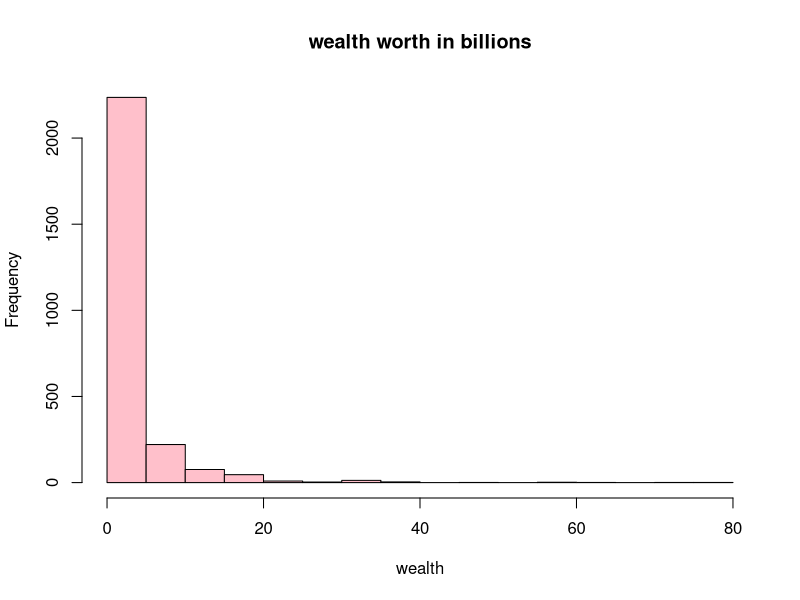
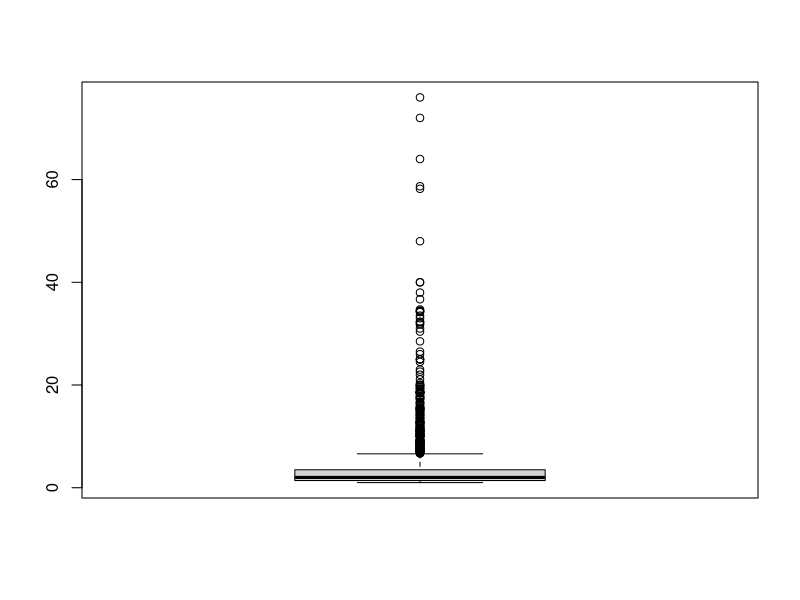
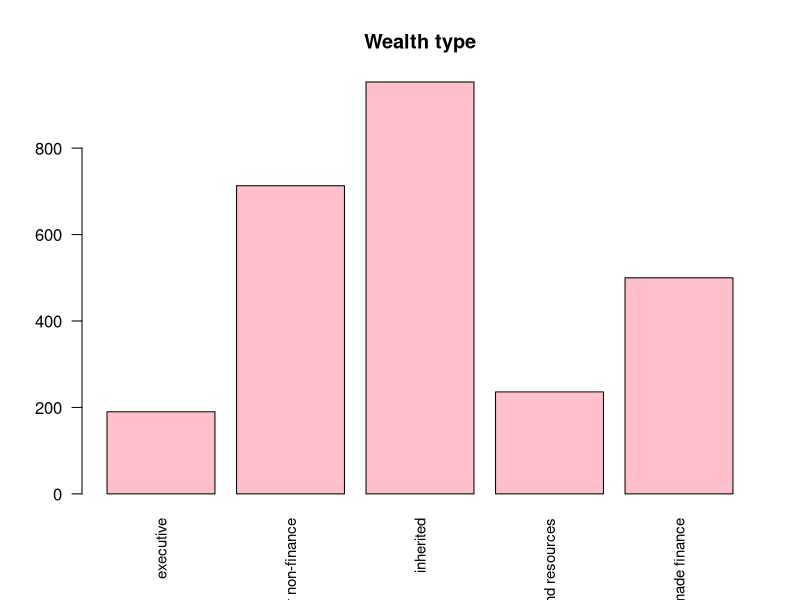
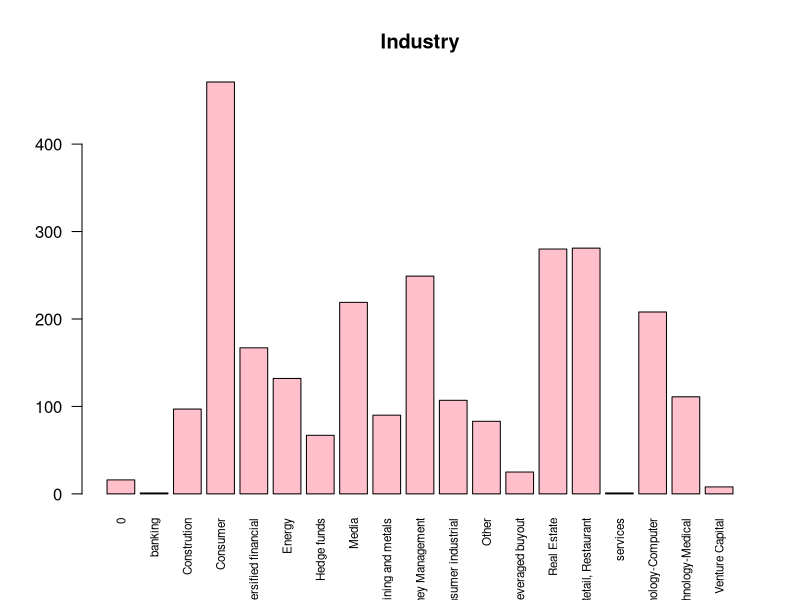
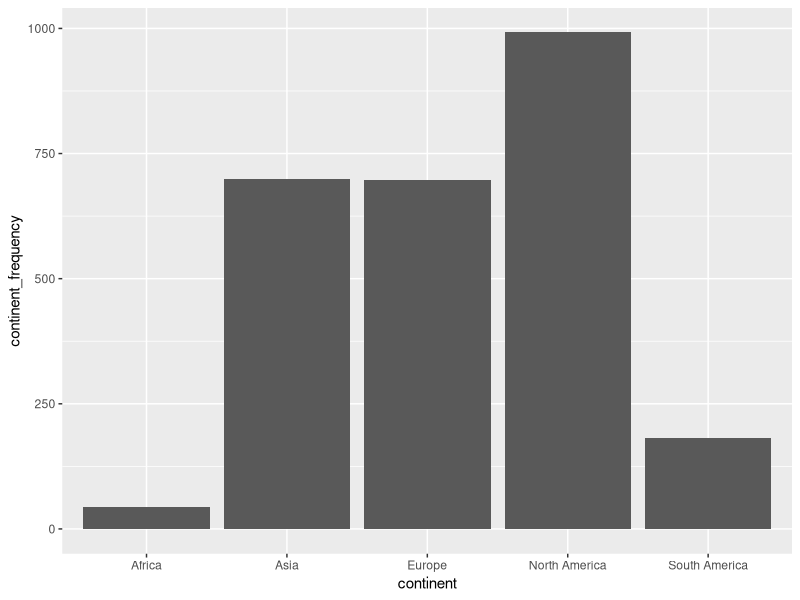
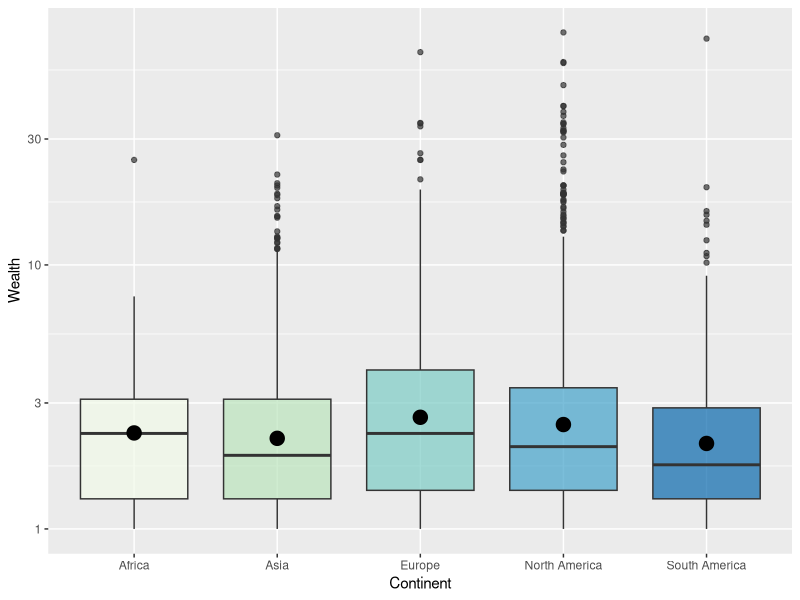
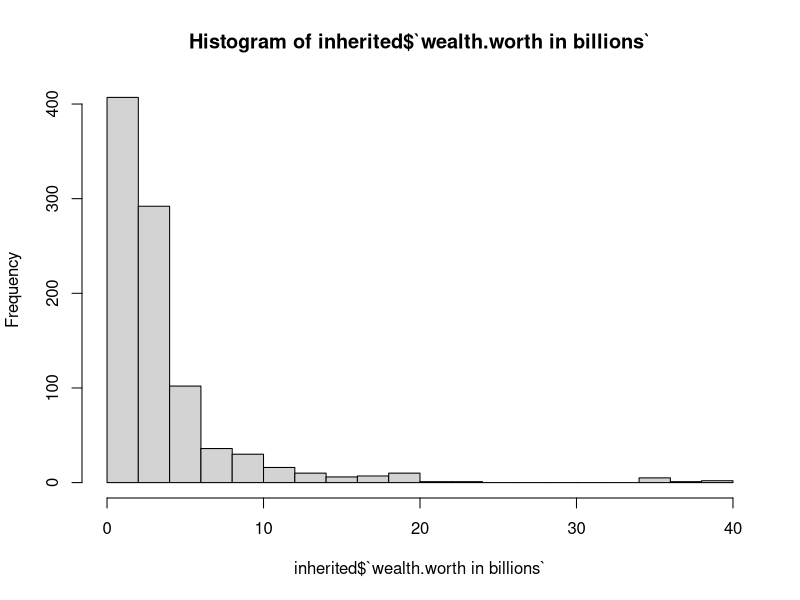
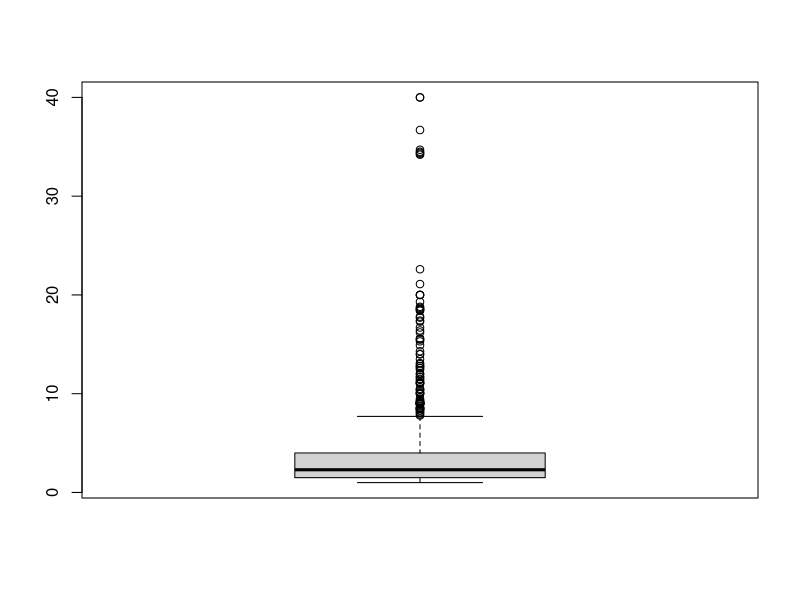

Recreate these plots in R, in order.
## ---- chunk 1
knitr::opts_chunk$set(echo = TRUE)
## ---- chunk 2
library("readxl")
library(tidyverse)
library(dplyr)
## ---- chunk 3
# Učitavanje podataka iz excel datoteke
# Promijeniti path u put do datoteke s podacima
bill_data <- read_excel("billionaires.xlsx")
## ---- chunk 4
dim(bill_data) # dimenzije: 2614 redaka i 22 stupaca
names(bill_data) # imena stupaca
view(bill_data)

# klase pojedinih stupaca
sapply(bill_data, class)

# klasa tablice
class(bill_data) 
# zaključak: bill_data podaci su dobro učitani
## ---- chunk 5
# Pomoćna funkcija za izbacivanje stršećih vrijednosti
remove_outliers <- function(data, data_column) {
  quartiles <- quantile(data_column, probs=c(.25, .75), na.rm = FALSE)
  IQR <- IQR(data_column)
  Lower <- quartiles[1] - 1.5*IQR
  Upper <- quartiles[2] + 1.5*IQR 
  
  return(subset(data, data_column >= Lower & data_column <= Upper))
}

cat('\n Dimenzija podataka: ', dim(bill_data))
## ---- chunk 6
for (col_name in names(bill_data)){
  if (sum(is.na(bill_data[,col_name])) > 0){
    cat('Ukupno nedostajućih vrijednosti za varijablu'
        ,col_name, ': ', sum(is.na(bill_data[,col_name])),'\n')
  }
}

## ---- chunk 7
summary(bill_data)


## ---- chunk 8
sapply(bill_data, class)
## ---- chunk 9

hist(bill_data$`wealth.worth in billions` ,main='wealth worth in billions', xlab='wealth', ylab='Frequency', col="pink")

boxplot(bill_data$`wealth.worth in billions`)
summary(bill_data$`wealth.worth in billions`)

## ---- chunk 10

barplot(table(bill_data$wealth.type),las=2,cex.names=.9,main='Wealth type',col="pink")
barplot(table(bill_data$wealth.how.industry),las=2,cex.names=.7,main='Industry',col="pink")
print('Podjela po spolu: ')
table(bill_data$demographics.gender)

## ---- chunk 11
levels(factor(bill_data$location.region))
## ---- chunk 12
class(bill_data$location.region)

## ---- chunk 13
# is.na ce nam vratiti logical vektor koji ima TRUE na mjestima gdje ima NA:
sum(is.na(bill_data$location.region)) 
 

## ---- chunk 14
table(bill_data$location.region)



## ---- chunk 15


bill_data$location.citizenship[bill_data$location.region == "Middle East/North Africa"]

## ---- chunk 16
bill_data_copy = data.frame(bill_data)
tracemem(bill_data)==tracemem(bill_data_copy)
untracemem(bill_data_copy)
untracemem(bill_data_copy)
## ---- chunk 17
# Zdruzimo Europu
for (column_name in c("Europe")){
  bill_data_copy$location.region[bill_data_copy$location.region == column_name] = "Europe";
}

# Zdruzimo Afriku
for (column_name in c("Lebanon","Egypt","Morocco","Algeria")){
  bill_data_copy$location.region[bill_data_copy$location.citizenship == column_name] = "Africa";
}

for (column_name in c("Sub-Saharan Africa")){
  bill_data_copy$location.region[bill_data_copy$location.region == column_name] = "Africa";
}

# zdruzimo Sjevernu Ameriku
for (column_name in c("North America")){
  bill_data_copy$location.region[bill_data_copy$location.region == column_name] = "North America";
}

# Zdruzimo Južnu Ameriku
for (column_name in c("Latin America")){
  bill_data_copy$location.region[bill_data_copy$location.region == column_name] = "South America";
}

# Zdruzimo Aziju
for (column_name in c("East Asia","South Asia")){
  bill_data_copy$location.region[bill_data_copy$location.region == column_name] = "Asia";
}
for (column_name in c("Saudi Arabia","Kuwait","United Arab Emirates","Israel","Turkey","Oman","Bahrain")){
  bill_data_copy$location.region[bill_data_copy$location.citizenship == column_name] = "Asia";
}


bill_data_copy

## ---- chunk 18
tbl = table(bill_data_copy$location.region)
print(tbl)

## ---- chunk 19
df <- data.frame(continent=c("Europe", "Asia", "Africa","North America","South America"),
                continent_frequency=c(697, 699, 43, 992, 182))
head(df)

library(ggplot2)


# Barplot
p<-ggplot(data=df, aes(x=continent, y=continent_frequency)) +
  geom_bar(stat="identity")
p


box_edu <- ggplot(bill_data_copy %>% filter(!location.region=="0"), aes(x=location.region, y= wealth.worth.in.billions, fill=location.region)) +
    geom_boxplot(alpha=0.7, ) + scale_y_log10() +
    stat_summary(fun=mean, geom="point", shape=20, size=7, color="black", fill="black") +
    theme(legend.position="none") + labs(x="Continent",y="Wealth")+
    scale_fill_brewer(name="Continent",palette="GnBu")
box_edu






## ---- chunk 20
 
inherited = bill_data[bill_data$wealth.how.inherited!="not inherited",]
print(inherited)

non_inherited = bill_data[bill_data$wealth.how.inherited=="not inherited",]
print(non_inherited)
## ---- chunk 21
inherited_mean = mean(inherited$`wealth.worth in billions`)
print(inherited_mean)

non_inherited_mean = mean(non_inherited$`wealth.worth in billions`)
print(non_inherited_mean)

## ---- chunk 22
hist(inherited$`wealth.worth in billions`, breaks = 20)
boxplot(inherited$`wealth.worth in billions`)

hist(non_inherited$`wealth.worth in billions`, breaks = 20)
boxplot(non_inherited$`wealth.worth in billions`)
## ---- chunk 23
qqnorm(inherited$`wealth.worth in billions`, pch = 1, frame = FALSE,main='Inherited')
qqline(inherited$`wealth.worth in billions`, col = "blue", lwd = 2)

qqnorm(non_inherited$`wealth.worth in billions`, pch = 1, frame = FALSE,main='Non inherited')
qqline(non_inherited$`wealth.worth in billions`, col = "red", lwd = 2)

## ---- chunk 24
ks.test(inherited$`wealth.worth in billions`, y="pnorm")
ks.test(non_inherited$`wealth.worth in billions`, y="pnorm")
## ---- chunk 25
 
wilcox.test(inherited_mean, non_inherited_mean, alt = "greater")

## ---- chunk 26
#
non_inherited_2014 <- non_inherited[non_inherited$year == 2014,]

par(mar=c(10,5,1,1))
barplot(sort(table(subset(non_inherited_2014$wealth.how.industry, non_inherited_2014$wealth.how.industry != "0")), decreasing = TRUE),
        main = "Billionaires distribution by industry (non-inherited wealth)",
        las = 2)
